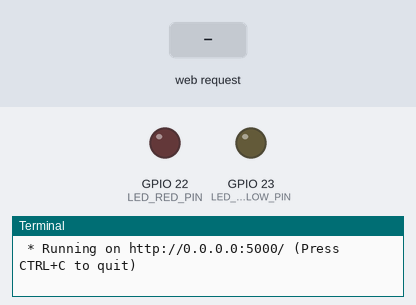
Bench run of a program on a simulated Raspberry Pi (BCM pin numbers). Parts: output pins drawn as LEDs (lit = HIGH), the last lines printed to the terminal. The test bench sets the inputs (shaded band). The clock reads 2024-03-15 10:24:30 at power-on unless the program sets it.

Above: at 1.2 s.
1.3 s: HTTP request for /led/red/on received
At 2.0 s:
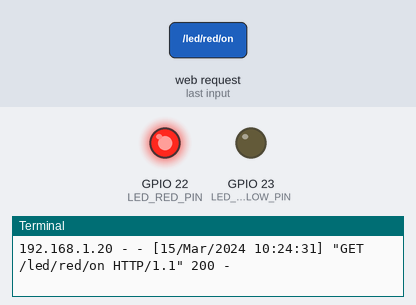
2.8 s: HTTP request for /led/yellow/on received
At 3.1 s:
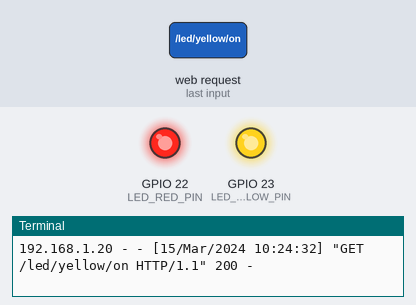
4.3 s: HTTP request for /led/red/off received
At 5.5 s:
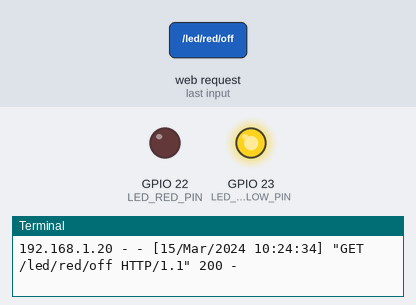
Timing chart, 0 to 7.3 s (numbered marks = the images above; inputs shaded):
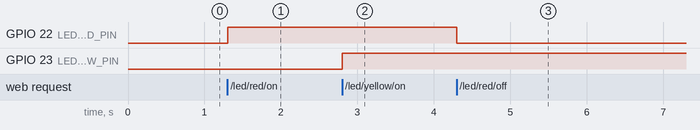

Measured:
- after the input at 1.3 s, GPIO 22 (LED_RED_PIN): LOW → HIGH at once
- after the input at 2.8 s, GPIO 23 (LED_YELLOW_PIN): LOW → HIGH at once
- after the input at 4.3 s, GPIO 22 (LED_RED_PIN): HIGH → LOW at once

The program:

flask_led_task.py
```python
from flask import Flask
import RPi.GPIO as GPIO

LED_RED_PIN = 22
LED_YELLOW_PIN = 23
GPIO.setmode(GPIO.BCM) # GPIO.BCM or GPIO.BOARD
GPIO.setup(LED_RED_PIN, GPIO.OUT)
GPIO.setup(LED_YELLOW_PIN, GPIO.OUT)

app = Flask(__name__)

@app.route("/")
def led():
  return '''
  <p>Hello, Flask!</p>
  <p><a href="/led/red/on">RED LED ON</a>
  <a href="/led/red/off">RED LED OFF</a></p>
  <p><a href="/led/yellow/on">YELLOW LED ON</a>
  <a href="/led/yellow/off">YELLOW LED OFF</a></p>
  '''

@app.route("/led/<ry>/<op>")
def led_op(ry,op):
  if ry == "red":
    if op == "on":
      GPIO.output(LED_RED_PIN, 1)
      return '''
      <p>RED LED ON</p>
      <a href="/">Go home</a>
      '''

    if op == "off":
      GPIO.output(LED_RED_PIN, 0)
      return '''
      <p>RED LED OFF</p>
      <a href="/">Go home</a>
      '''
  if ry == "yellow":
    if op == "on":
      GPIO.output(LED_YELLOW_PIN, 1)
      return '''
      <p>YELLOW LED ON</p>
      <a href="/">Go home</a>
      '''

    if op == "off":
      GPIO.output(LED_YELLOW_PIN, 0)
      return '''
      <p>YELLOW LED OFF</p>
      <a href="/">Go home</a>
      '''

#터미널에서 직접 실행시킨 경우
if __name__ == "__main__":
  try:
    app.run(host="0.0.0.0")
  finally:
    GPIO.cleanup()
```
